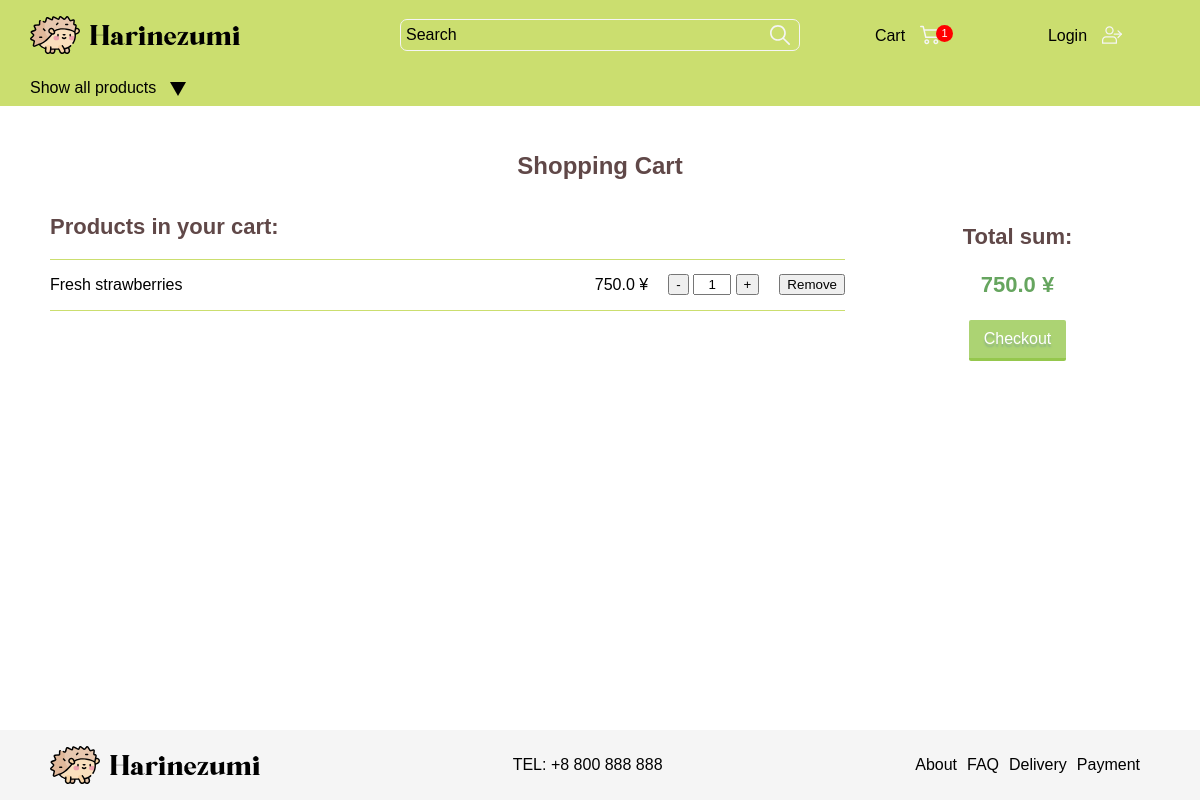
Page /cart (signed in) on the committed database.
### tables this page shows
CREATE TABLE cart(purchase_id INTEGER PRIMARY KEY, user_id INTEGER, category TEXT, product TEXT, price FLOAT, quantity INTEGER, time DATETIME DEFAULT CURRENT_TIMESTAMP);

### app.py (the view, shortened to what this page needs)
@app.route("/cart", methods=["GET", "POST"])
def cart():
  con = sqlite3.connect(DATABASE)
  db = con.cursor()
  cartData = db.execute("SELECT SUM(quantity) FROM cart WHERE user_id = ?", (session.get("user_id"),))
  cart = []
  for row in cartData:
    cart.append(row)
  cart = cart[0][0]
  purchasesData = db.execute("SELECT * FROM cart WHERE user_id = ?", (session.get("user_id"),))
  purchases = []
  totalAmount = 0
  for row in purchasesData:
    purchases.append(row)
    totalAmount = totalAmount + (row[4] * row[5])
  if session.get("user_id"):
    statusData = db.execute("SELECT user_type FROM users WHERE id = ?", (session.get("user_id"),))
    status = []
    for i in statusData:
      status.append(i)
    if status[0][0] == 'guest':
      return render_template("cart.html", purchases=purchases, totalAmount=totalAmount, cart=cart)
  return render_template("cart.html", purchases=purchases, totalAmount=totalAmount, status=True, cart=cart)

### app.py (called while the page is built)
@app.after_request
def after_request(response):
  response.headers["Cache-Control"] = "no-cache, no-store, must-revalidate"
  response.headers["Expires"] = 0
  response.headers["Pragma"] = "no-cache"
  return response

### templates/cart.html (shortened to what this page needs)
{% extends "layout.html" %}
{% block main %}
  <header class="page-header">
    <nav class="navbar">
      <a class="navbar__logo" href="/">
        <img src="../static/img/hedgehog.svg" width=50 height=50 alt="Harenezumi logo">
        <img src="../static/img/harinezumi.png" width=150 height=20 alt="Harenezumi">
      </a>
      <div class="navbar__collapse">
        <ul class="navbar__list">
          <li class="navbar__item">
            <a class="navbar__dropdown" href="/catalog">Show all products</a>
            <button class="navbar__dropdown-button"></button>
          </li>
        </ul>
      </div>
      <form class="navbar__search"  action="/search" method="get">
        <input class="navbar__search-input" autocomplete="off" name="q" type="text" placeholder="Search" aria-label="Search">
        <button type="submit" class="navbar__search-button"></button>
      </form>
      <div class="navbar__user">
        <a class="navbar__user-cart" href="/cart">
          <div>Cart</div>
          <div class="navbar__user-cart-image">
            <img src="../static/img/cart.svg" width="20" height="20" alt="">
            {% if cart %}
              <div class="navbar__user-cart-status">{{ cart }}</div>
            {% endif %}
          </div>
        </a>
        {% if session.user_id and status %}
          <a class="navbar__user-login" href="/logout">
            <div>Logout</div>
            <img src="../static/img/user.svg" width="20" height="20" alt="">
          </a>
        {% else %}
          <a class="navbar__user-login" href="/login">
            <div>Login</div>
            <img src="../static/img/user.svg" width="20" height="20" alt="">
          </a>
        {% endif %}
      </div>
    </nav>
  </header>
  <main class="page-cart">
    <div class="page-cart__wrapper">
      <h1 class="page-cart__title">Shopping Cart</h1>
      {% if totalAmount %}
      <section class="page-cart__contents">
        <h2 class="page-cart__contents-header">Products in your cart:</h2>
        <ul class="page-cart__list">
          {% for purchase in purchases %}
            <li class="page-cart__item">
              <p class="page-cart__product">{{ purchase[3] }}</p>
              <p class="page-cart__price">{{ purchase[5] * purchase[4] }} ¥</p>
              <form class="page-cart__quantity" action="/cart" method="post">
                <button type="submit" name="reduce" value="{{ purchase[0] }}">-</button>
                <input class="page-cart__quantity-value" type="summit" name="currentQuantity" value="{{ purchase[5] }}">
                <button type="submit" name="increase" value="{{ purchase[0] }}">+</button>
              </form>
              <form action="/cart" method="post">
                <button class="page-cart__remove-button" type="submit" name="remove" value="{{ purchase[0] }}">Remove</button>
              </form>
            </li>
          {% endfor %}
        </ul>
      </section>
      <section class="checkout">
        <h2 class="checkout__title">Total sum:</h2>
        <p class="checkout__price">{{ totalAmount }} ¥</p></form>
        <form action="/cart" method="post">
          <button class="checkout__button" type="submit" name="checkout" value="{{ totalAmount }}">Checkout</button>
        </form>
      </section>
      {% elif message %}
        <p class="page-cart__contents-empty">{{ message }}</p>
      {% else %}
        <p class="page-cart__contents-empty">Your cart is empty</p>
      {% endif %}
    </div>
  </main>
{% endblock %}

### rows in the picture
cart: product "Fresh strawberries", purchase[5]*purchase[4] "750.0", currentQuantity "1"

### other values in the picture
{{ cart }} "1"
{{ totalAmount }} "750.0"
